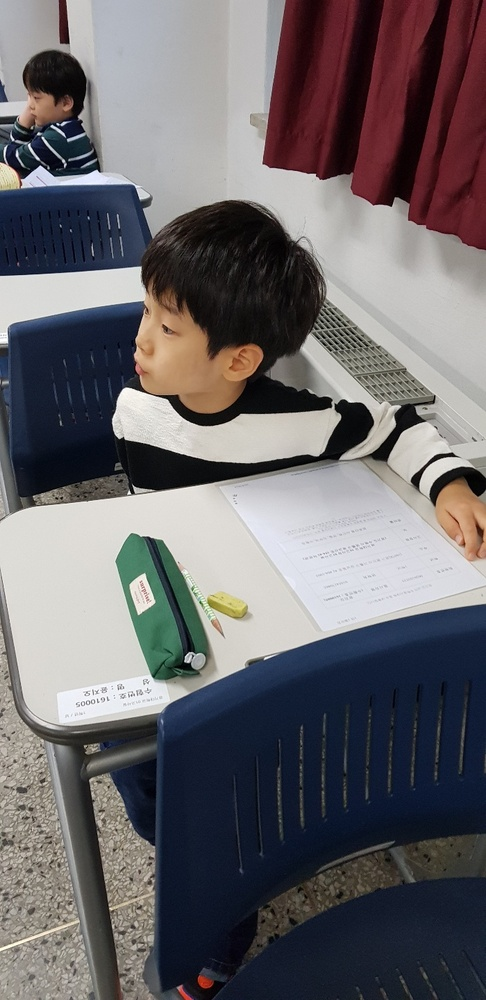
#> input picture 6day/image/geo.jpg, 486 x 1000 px, shrunk from 700 x 1440 before the run
$ python 6_split_bgr.py
#> lines starting #> are read from the running program, lines starting #| are printed output that depends on the picture
import cv2

img = cv2.imread('./image/geo.jpg', cv2.IMREAD_UNCHANGED)
#> img is the input picture: shape (1000, 486, 3); mean B, G, R 106.9, 103.7, 107.2

b, g, r = cv2.split(img)
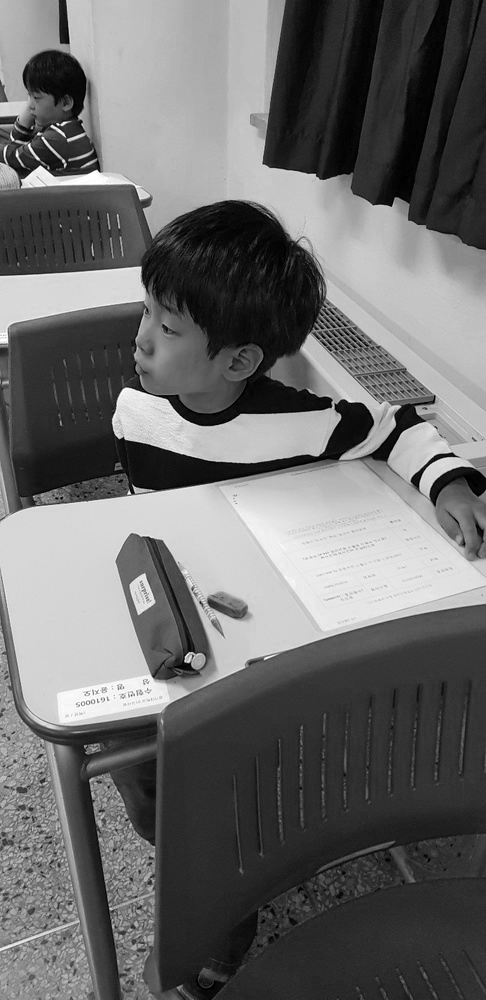
#> b: shape (1000, 486); min 0, max 255, mean 106.9
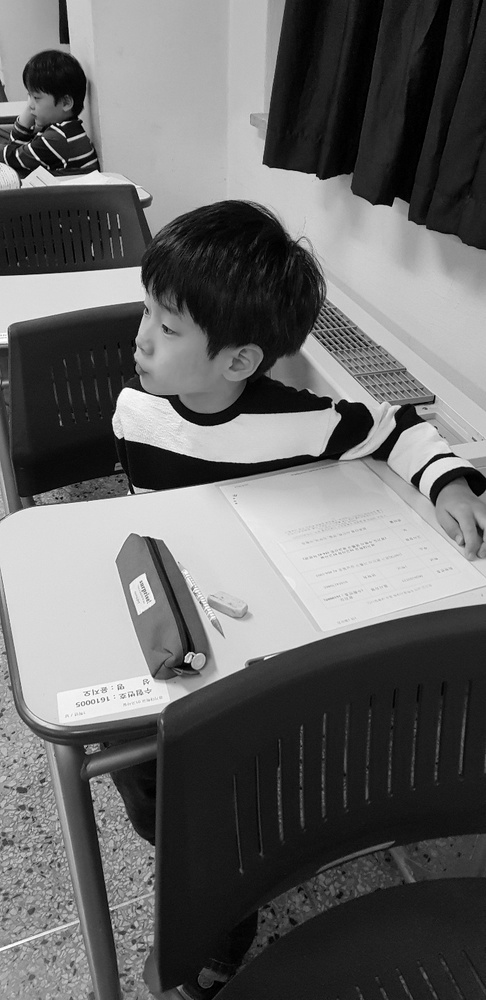
#> g: shape (1000, 486); min 0, max 255, mean 103.7
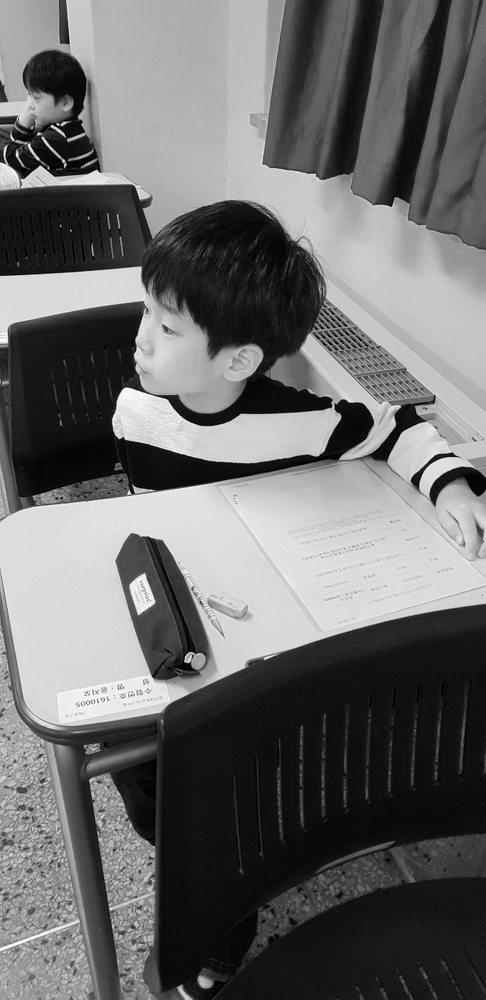
#> r: shape (1000, 486); min 0, max 255, mean 107.2

cv2.imshow('b', b)
cv2.imshow('g', g)
cv2.imshow('r', r)
cv2.waitKey()

$ run again, with 6day/image/cat.jpg copied over 6day/image/geo.jpg
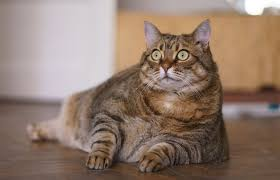
#> input picture 6day/image/cat.jpg, 280 x 180 px
#> img is the input picture: shape (180, 280, 3); mean B, G, R 109.3, 122.7, 144.5
#> `b, g, r = cv2.split(img)`:
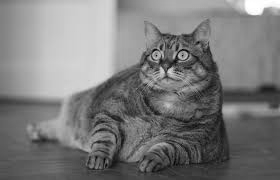
#> g: shape (180, 280); min 0, max 255, mean 122.7
#> `b, g, r = cv2.split(img)`:
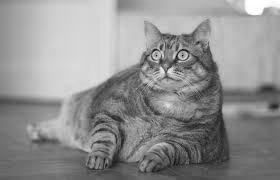
#> r: shape (180, 280); min 10, max 255, mean 144.5
